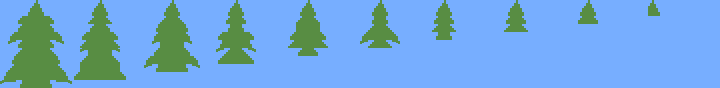

Below is a game level as drawn by its tile map, then a one-line description and the .tmx file that defines it, in full:
An orthogonal 90x11 tile map with 8x8 px tiles, 1 tile layer (Tile Layer 1).

<map version="1.0" orientation="orthogonal" renderorder="right-down" width="90" height="11" tilewidth="8" tileheight="8" backgroundcolor="#77aeff" nextobjectid="1">
 <tileset firstgid="1" name="tiles" tilewidth="8" tileheight="8" tilecount="16">
  <image source="tiles.png" width="128" height="8" />
 </tileset>
 <layer name="Tile Layer 1" width="90" height="11">
  <data encoding="csv">
0,0,0,0,8,0,0,0,0,0,0,0,8,0,0,0,0,0,0,0,0,8,0,0,0,0,0,0,0,8,0,0,0,0,0,0,0,0,8,0,0,0,0,0,0,0,0,8,0,0,0,0,0,0,0,8,0,0,0,0,0,0,0,0,8,0,0,0,0,0,0,0,0,8,0,0,0,0,0,0,0,8,0,0,0,0,0,0,0,0,
0,0,0,6,1,7,0,0,0,0,0,6,1,7,0,0,0,0,0,0,6,1,7,0,0,0,0,0,6,1,7,0,0,0,0,0,0,6,1,7,0,0,0,0,0,0,6,1,7,0,0,0,0,0,6,1,7,0,0,0,0,0,0,6,1,7,0,0,0,0,0,0,6,1,7,0,0,0,0,0,0,1,7,0,0,0,0,0,0,0,
0,0,2,1,1,1,3,0,0,0,0,4,1,5,0,0,0,0,0,0,4,1,5,0,0,0,0,0,2,1,3,0,0,0,0,0,0,4,1,5,0,0,0,0,0,0,6,1,7,0,0,0,0,0,2,1,3,0,0,0,0,0,0,2,1,3,0,0,0,0,0,0,2,1,3,0,0,0,0,0,0,0,0,0,0,0,0,0,0,0,
0,0,2,1,1,1,3,0,0,0,0,2,1,3,0,0,0,0,0,6,1,1,1,7,0,0,0,0,6,1,7,0,0,0,0,0,0,1,1,1,0,0,0,0,0,0,4,1,5,0,0,0,0,0,4,1,5,0,0,0,0,0,0,4,1,5,0,0,0,0,0,0,0,0,0,0,0,0,0,0,0,0,0,0,0,0,0,0,0,0,
0,2,1,1,1,1,1,3,0,0,2,1,1,1,3,0,0,0,0,2,1,1,1,3,0,0,0,2,1,1,1,3,0,0,0,0,2,1,1,1,3,0,0,0,0,2,1,1,1,3,0,0,0,0,6,1,7,0,0,0,0,0,0,0,0,0,0,0,0,0,0,0,0,0,0,0,0,0,0,0,0,0,0,0,0,0,0,0,0,0,
0,9,2,1,1,1,3,10,0,0,4,1,1,1,5,0,0,0,0,9,1,1,1,10,0,0,0,6,1,1,1,7,0,0,0,0,4,1,1,1,5,0,0,0,0,9,4,1,5,10,0,0,0,0,0,0,0,0,0,0,0,0,0,0,0,0,0,0,0,0,0,0,0,0,0,0,0,0,0,0,0,0,0,0,0,0,0,0,0,0,
0,0,4,1,1,1,5,0,0,0,9,1,1,1,10,0,0,0,0,2,1,1,1,3,0,0,0,9,4,1,5,10,0,0,0,0,0,2,1,3,0,0,0,0,0,0,0,0,0,0,0,0,0,0,0,0,0,0,0,0,0,0,0,0,0,0,0,0,0,0,0,0,0,0,0,0,0,0,0,0,0,0,0,0,0,0,0,0,0,0,
0,6,1,1,1,1,1,7,0,0,4,1,1,1,5,0,0,0,2,1,1,1,1,1,3,0,0,2,1,1,1,3,0,0,0,0,0,0,0,0,0,0,0,0,0,0,0,0,0,0,0,0,0,0,0,0,0,0,0,0,0,0,0,0,0,0,0,0,0,0,0,0,0,0,0,0,0,0,0,0,0,0,0,0,0,0,0,0,0,0,
0,4,1,1,1,1,1,5,0,0,1,1,1,1,1,0,0,0,9,6,1,1,1,7,10,0,0,0,0,0,0,0,0,0,0,0,0,0,0,0,0,0,0,0,0,0,0,0,0,0,0,0,0,0,0,0,0,0,0,0,0,0,0,0,0,0,0,0,0,0,0,0,0,0,0,0,0,0,0,0,0,0,0,0,0,0,0,0,0,0,
6,1,1,1,1,1,1,1,7,2,1,1,1,1,1,3,0,0,0,0,0,0,0,0,0,0,0,0,0,0,0,0,0,0,0,0,0,0,0,0,0,0,0,0,0,0,0,0,0,0,0,0,0,0,0,0,0,0,0,0,0,0,0,0,0,0,0,0,0,0,0,0,0,0,0,0,0,0,0,0,0,0,0,0,0,0,0,0,0,0,
9,11,6,1,1,1,7,11,10,0,0,0,0,0,0,0,0,0,0,0,0,0,0,0,0,0,0,0,0,0,0,0,0,0,0,0,0,0,0,0,0,0,0,0,0,0,0,0,0,0,0,0,0,0,0,0,0,0,0,0,0,0,0,0,0,0,0,0,0,0,0,0,0,0,0,0,0,0,0,0,0,0,0,0,0,0,0,0,0,0
</data>
 </layer>
</map>
